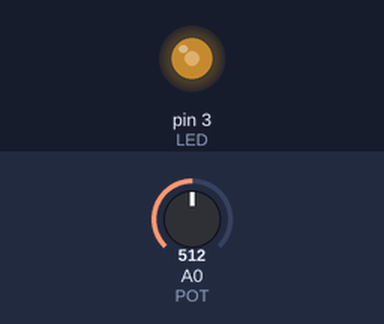
Recording of a sketch running on a simulated Arduino Uno, built with avr-gcc and run on an emulated ATmega328P. On the bench: output pins drawn as LEDs (lit = HIGH). The test bench sets the inputs (shaded band); at power-on: A0 (POT) = 512.

Above: at 1.2 s.
1.3 s: A0 (POT) set to 716
At 2.0 s:
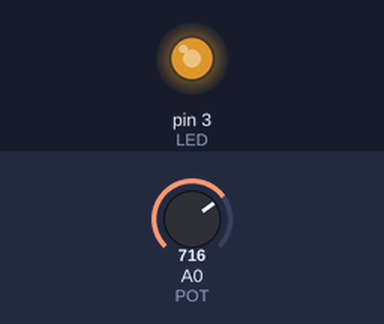
2.8 s: A0 (POT) set to 900
At 3.2 s:
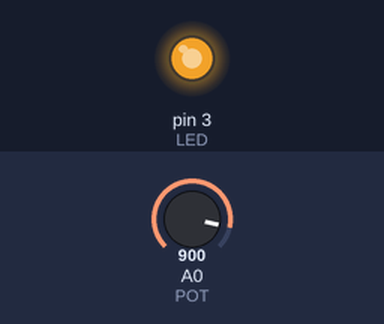
4.3 s: A0 (POT) set to 122
At 5.5 s:
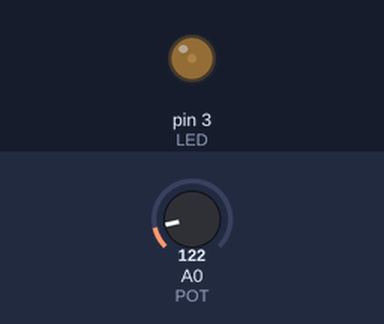
5.8 s: A0 (POT) set to 0
At 6.7 s:
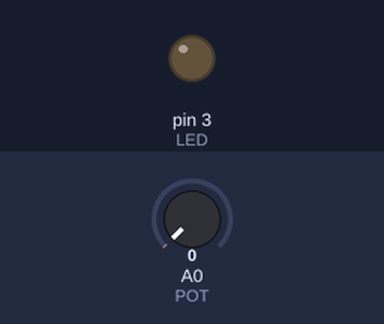
Timing chart, 0 to 8.3 s (numbered marks = the images above; inputs shaded):
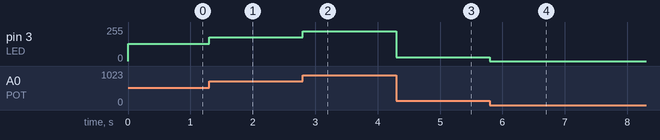

Measured:
- after the input at 1.3 s, pin 3 (LED): 128/255 → 179/255 at once
- after the input at 2.8 s, pin 3 (LED): 179/255 → 225/255 at once
- after the input at 4.3 s, pin 3 (LED): 225/255 → 30/255 at once
- after the input at 5.8 s, pin 3 (LED): 30/255 → 0/255 at once

The sketch:

Led_Potenciometro.ino
```cpp
int LED = 3; // Led conectado a la salida 3
int BRILLO;
int POT = 0; // Potenciometro conectado a A0

void setup() {
  // put your setup code here, to run once:
  pinMode (LED, OUTPUT);
  // La entrada (A0) por ser analogica no se inicializa
}

void loop() {
  // put your main code here, to run repeatedly:
  /* analogWrite espera valores entre 0 y 255 en cambio
   * las entradas analogicas manejan valores entre 0 y 1023
   * por tal motivo, en la siguiente linea dividimos el valor
   * obtenido con analogRead por 4
   */
  BRILLO = analogRead(POT) / 4;
  analogWrite(LED, BRILLO);
}
```
